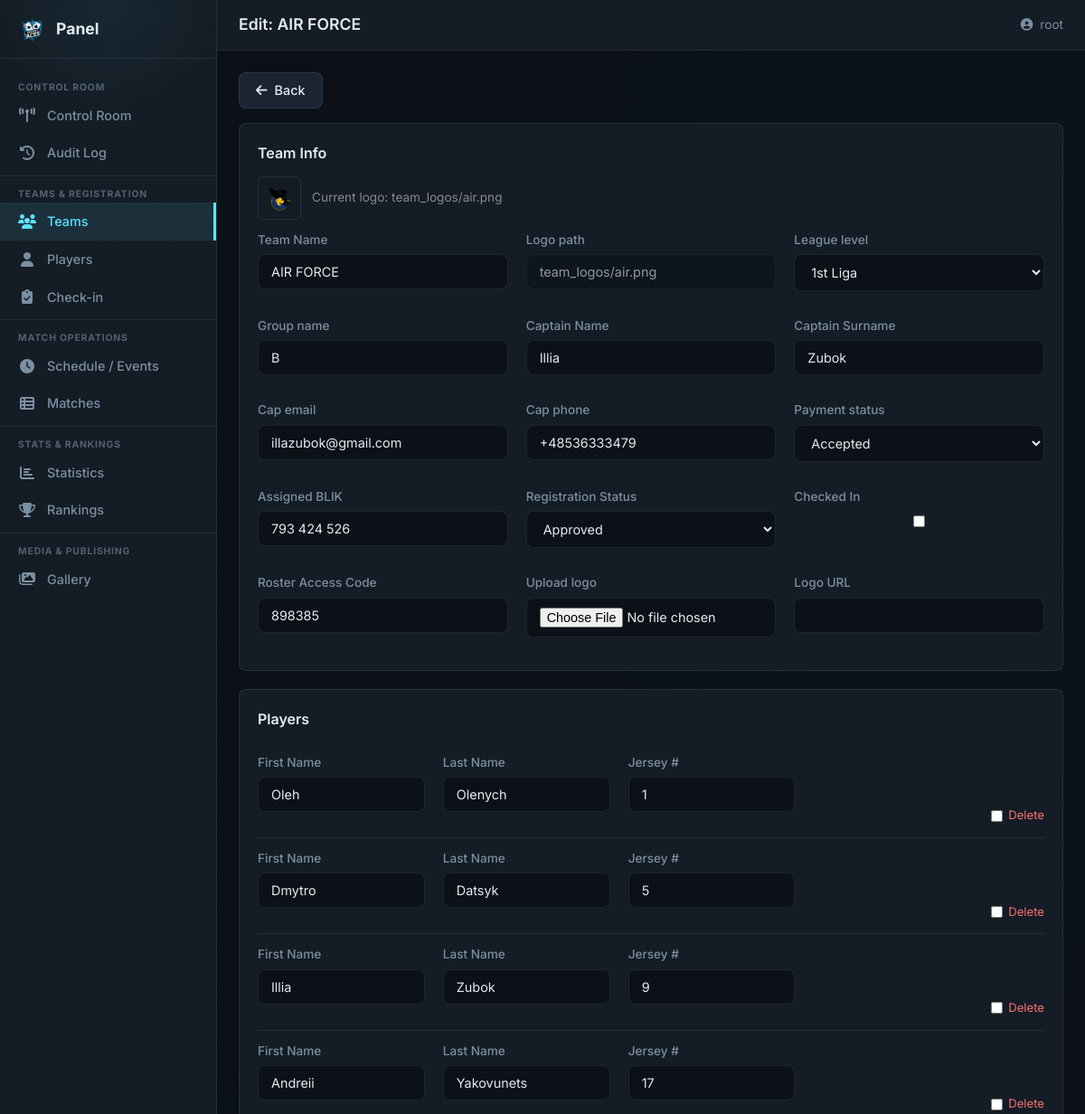
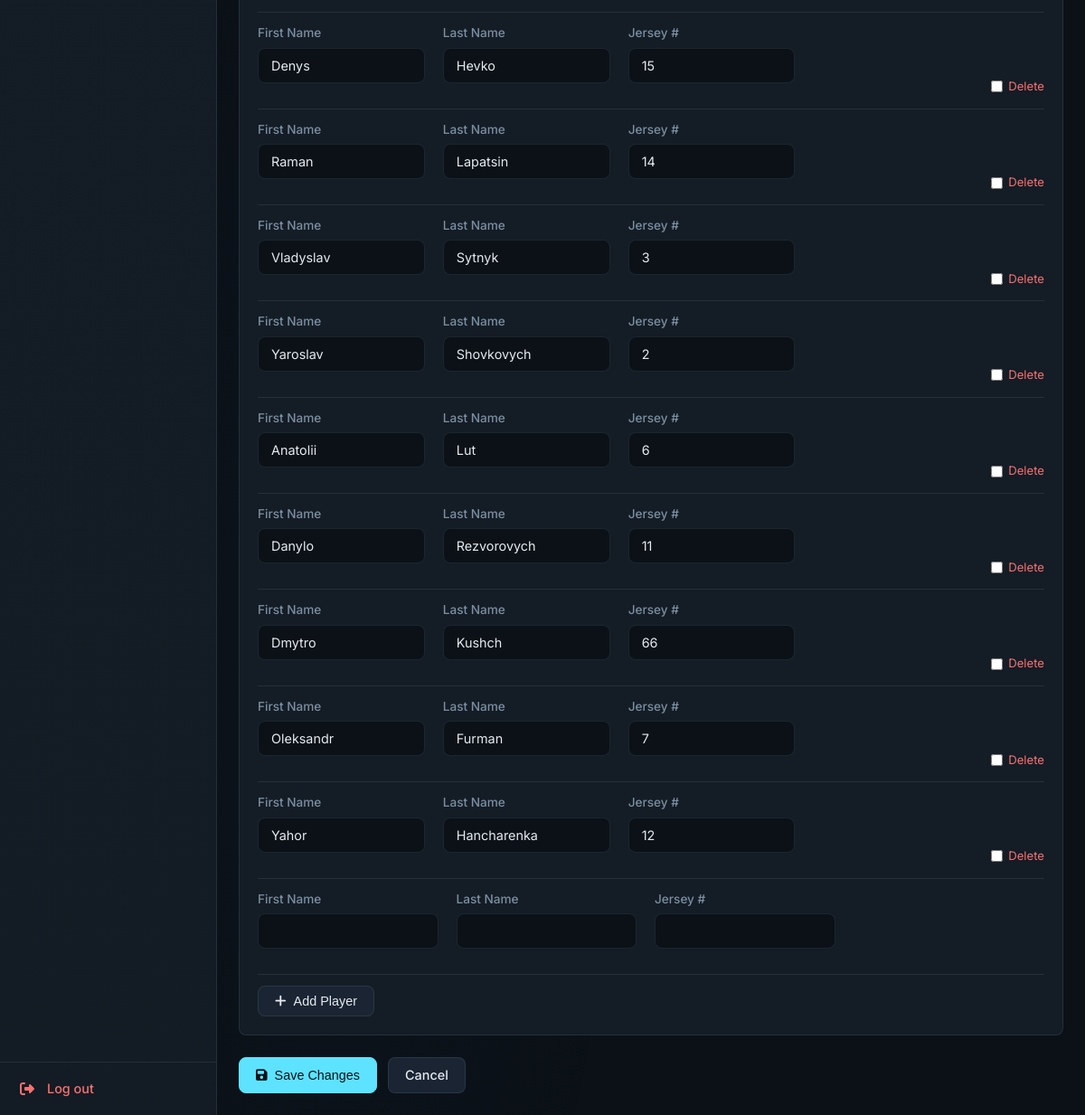
/panel/teams/24/edit/ (signed in), run on the app's committed database (2 pictures, top to bottom).
### tournament/models.py (models this page shows, shortened)
class Team(models.Model):
    name = models.CharField(
        max_length=TEAM_NAME_MAX_LENGTH, unique=True, verbose_name="Team Name"
    )
    logo_path = models.CharField(
        max_length=LOGO_PATH_MAX_LENGTH, blank=True, null=True
    )
    league_level = models.CharField(
        max_length=50, choices=LEAGUE_LEVEL_CHOICES, default=LEAGUE_LEVEL_INDEPENDENT
    )
    group_name = models.CharField(
        max_length=GROUP_NAME_MAX_LENGTH, blank=True, null=True
    )
    cap_name = models.CharField(
        max_length=PERSON_NAME_MAX_LENGTH, verbose_name="Captain Name"
    )
    cap_surname = models.CharField(
        max_length=PERSON_NAME_MAX_LENGTH, verbose_name="Captain Surname"
    )
    cap_email = models.EmailField(max_length=EMAIL_MAX_LENGTH, unique=True)
    cap_phone = models.CharField(
        max_length=PHONE_MAX_LENGTH, unique=True, blank=True, null=True
    )
    payment_status = models.IntegerField(
        choices=PAYMENT_STATUS_CHOICES, default=PAYMENT_WAITING
    )
    blik_number = models.CharField(
        max_length=20, blank=True, default="", verbose_name="Assigned BLIK"
    )
    status = models.CharField(
        max_length=20, choices=TEAM_STATUS_CHOICES, default=TEAM_STATUS_REGISTERED,
        verbose_name="Registration Status",
    )
    checked_in = models.BooleanField(default=False, verbose_name="Checked In")
    roster_code = models.CharField(
        max_length=10, blank=True, default="", verbose_name="Roster Access Code",
    )
    created_at = models.DateTimeField(auto_now_add=True)
    class Meta:
        db_table = TABLE_TEAMS
        verbose_name = "Team"
        verbose_name_plural = "Teams"

### tournament/panel/team_views.py (the view)
# urls.py: path("teams/<int:pk>/edit/", team_edit_view, name="team_edit"),
@staff_member_required(login_url="/panel/login/")
def team_edit_view(request, pk):
    team = get_object_or_404(Team, pk=pk)
    if request.method == "POST":
        form = AdminTeamForm(request.POST, request.FILES, instance=team)
        formset = PlayerInlineFormSet(request.POST, instance=team, prefix="players")
        if form.is_valid() and formset.is_valid():
            form.save()
            formset.save()
            try:
                _save_team_logo(
                    team,
                    upload_file=form.cleaned_data.get("logo_upload"),
                    logo_url=form.cleaned_data.get("logo_url"),
                )
            except Exception as exc:
                messages.warning(request, f"Logo error: {exc}")
            messages.success(request, f'Team "{team.name}" updated.')
            return redirect("panel:team_detail", pk=team.pk)
    else:
        form = AdminTeamForm(instance=team)
        formset = PlayerInlineFormSet(instance=team, prefix="players")
    ctx = {
        "page_title": f"Edit: {team.name}",
        "nav_section": "teams",
        "form": form,
        "formset": formset,
        "team": team,
        "is_edit": True,
    }
    return render(request, "panel/team_form.html", ctx)

### tournament/admin_forms.py (shortened to what this page needs)
class AdminTeamForm(forms.ModelForm):
    logo_upload = forms.FileField(
        required=False,
        label="Upload logo",
        help_text="JPG / PNG from your computer",
    )
    logo_url = forms.URLField(
        required=False,
        label="Logo URL",
        help_text="Or paste any direct image link",
    )
    class Meta:
        model = Team
        fields = [
            "name",
            "logo_path",
            "league_level",
            "group_name",
            "cap_name",
            "cap_surname",
            "cap_email",
            "cap_phone",
            "payment_status",
            "blik_number",
            "status",
            "checked_in",
            "roster_code",
        ]
        widgets = {
            "logo_path": forms.TextInput(attrs={"readonly": "readonly", "style": "opacity:.6"}),
        }

### tournament/context_processors.py (called while the page is built)
def registration_status(request):
    return {"registration_closed": REGISTRATION_CLOSED}

### tournament/templates/panel/team_form.html (shortened to what this page needs)
{% extends "panel/base.html" %}
{% block content %}
<div class="pnl-form-page">
  <a href="{% if is_edit %}{% url 'panel:team_detail' pk=team.pk %}{% else %}{% url 'panel:teams' %}{% endif %}" class="pnl-btn" style="margin-bottom:16px;">
    <i class="fas fa-arrow-left"></i> Back
  </a>
  <form method="post" enctype="multipart/form-data" class="pnl-form">
    <div class="pnl-dash-card">
      <h3 class="pnl-dash-card__title">Team Info</h3>
      {% if is_edit and team.logo_path %}
      <div style="margin-bottom:12px; display:flex; align-items:center; gap:12px;">
        <img src="/media/{{ team.logo_path }}" alt="logo" style="height:48px; width:48px; object-fit:contain; border-radius:6px; border:1px solid var(--pnl-border);">
        <span class="pnl-muted">Current logo: {{ team.logo_path }}</span>
      </div>
      {% endif %}
      <div class="pnl-form__grid">
        {% for field in form %}
        <div class="pnl-field{% if field.errors %} pnl-field--error{% endif %}">
          <label for="{{ field.id_for_label }}">{{ field.label }}</label>
          {{ field }}
        </div>
        {% endfor %}
      </div>
    </div>
    <div class="pnl-dash-card" style="margin-top:20px;">
      <h3 class="pnl-dash-card__title">Players</h3>
      <div id="player-forms">
        {% for pf in formset %}
        <div class="pnl-player-row{% if pf.errors %} pnl-player-row--error{% endif %}" data-index="{{ forloop.counter0 }}">
          <div class="pnl-form__grid pnl-form__grid--4">
            <div class="pnl-field">
              <label>First Name</label>
              {{ pf.first_name }}
            </div>
            <div class="pnl-field">
              <label>Last Name</label>
              {{ pf.last_name }}
            </div>
            <div class="pnl-field">
              <label>Jersey #</label>
              {{ pf.jersey_number }}
            </div>
          </div>
          <div class="pnl-player-row__actions">
            {% if pf.instance.pk %}
              <label class="pnl-delete-check"><input type="checkbox" name="{{ pf.DELETE.html_name }}" {% if pf.DELETE.value %}checked{% endif %}> Delete</label>
            {% endif %}
          </div>
        </div>
        {% endfor %}
      </div>
      <button type="button" id="add-player" class="pnl-btn" style="margin-top:12px;">
        <i class="fas fa-plus"></i> Add Player
      </button>
    </div>
    <div style="margin-top:24px; display:flex; gap:12px;">
      <button type="submit" class="pnl-btn pnl-btn--primary">
        <i class="fas fa-save"></i> {% if is_edit %}Save Changes{% else %}Create Team{% endif %}
      </button>
      <a href="{% if is_edit %}{% url 'panel:team_detail' pk=team.pk %}{% else %}{% url 'panel:teams' %}{% endif %}" class="pnl-btn">Cancel</a>
    </div>
  </form>
</div>
{% endblock %}

### tournament/templates/panel/base.html (shortened to what this page needs)
{% load static %}
<!DOCTYPE html>
<html lang="en">
<head>
  <link rel="stylesheet" href="{% static 'css/panel.css' %}">
  <link rel="stylesheet" href="https://cdnjs.cloudflare.com/ajax/libs/font-awesome/6.4.0/css/all.min.css">
</head>
<body class="pnl">
  <aside class="pnl-sidebar" id="pnlSidebar">
    <div class="pnl-sidebar__header">
      <img src="{% static 'assets/logo.png' %}" alt="PA" class="pnl-sidebar__logo">
      <span class="pnl-sidebar__brand">Panel</span>
    </div>
    <nav class="pnl-sidebar__nav">
      <div class="pnl-nav-zone">
        <span class="pnl-nav-zone__label">Control Room</span>
        <a href="{% url 'panel:dashboard' %}"
           class="pnl-nav-item{% if nav_section == 'dashboard' %} active{% endif %}">
          <i class="fas fa-tower-broadcast"></i><span>Control Room</span>
        </a>
        <a href="{% url 'panel:audit' %}"
           class="pnl-nav-item{% if nav_section == 'audit' %} active{% endif %}">
          <i class="fas fa-clock-rotate-left"></i><span>Audit Log</span>
        </a>
      </div>
      <div class="pnl-nav-zone">
        <span class="pnl-nav-zone__label">Teams &amp; Registration</span>
        <a href="{% url 'panel:teams' %}"
           class="pnl-nav-item{% if nav_section == 'teams' %} active{% endif %}">
          <i class="fas fa-users"></i><span>Teams</span>
        </a>
        <a href="{% url 'panel:players' %}"
           class="pnl-nav-item{% if nav_section == 'players' %} active{% endif %}">
          <i class="fas fa-user"></i><span>Players</span>
        </a>
        <a href="{% url 'panel:checkin' %}"
           class="pnl-nav-item{% if nav_section == 'checkin' %} active{% endif %}">
          <i class="fas fa-clipboard-check"></i><span>Check-in</span>
        </a>
      </div>
      <div class="pnl-nav-zone">
        <span class="pnl-nav-zone__label">Match Operations</span>
        <a href="{% url 'panel:schedule' %}?view=grid"
           class="pnl-nav-item{% if nav_section == 'schedule' %} active{% endif %}">
          <i class="fas fa-clock"></i><span>Schedule / Events</span>
        </a>
        <a href="{% url 'panel:schedule' %}?view=table"
           class="pnl-nav-item{% if nav_section == 'matches' %} active{% endif %}">
          <i class="fas fa-table-list"></i><span>Matches</span>
        </a>
      </div>
      <div class="pnl-nav-zone">
        <span class="pnl-nav-zone__label">Stats &amp; Rankings</span>
        <a href="{% url 'panel:stats' %}"
           class="pnl-nav-item{% if nav_section == 'stats' %} active{% endif %}">
          <i class="fas fa-chart-bar"></i><span>Statistics</span>
        </a>
        <a href="{% url 'panel:rankings' %}"
           class="pnl-nav-item{% if nav_section == 'rankings' %} active{% endif %}">
          <i class="fas fa-trophy"></i><span>Rankings</span>
        </a>
      </div>
      <div class="pnl-nav-zone">
        <span class="pnl-nav-zone__label">Media &amp; Publishing</span>
        <a href="{% url 'panel:gallery' %}"
           class="pnl-nav-item{% if nav_section == 'gallery' %} active{% endif %}">
          <i class="fas fa-images"></i><span>Gallery</span>
        </a>
      </div>
    </nav>
    <div class="pnl-sidebar__footer">
      <a href="{% url 'panel:logout' %}" class="pnl-nav-item pnl-nav-item--logout">
        <i class="fas fa-sign-out-alt"></i><span>Log out</span>
      </a>
    </div>
  </aside>
  <div class="pnl-main">
    <header class="pnl-topbar">
      <h1 class="pnl-topbar__title">{{ page_title }}</h1>
      <div class="pnl-topbar__user">
        <i class="fas fa-user-circle"></i>
        <span>{{ request.user.username }}</span>
      </div>
    </header>
    <main class="pnl-content">
      {% block content %}{% endblock %}
    </main>
  </div>
</body>
</html>

### data on the page
Team: logo_path (picture), logo_path "team_logos/air.png", form "AIR FORCE" "team_logos/air.png" "1st Liga" "B" "Illia" "Zubok" "illazubok@gmail.com" "+48536333479" "Accepted" "793 424 526" "Approved" "898385"

### other printed values
{{ page_title }} "Edit: AIR FORCE"
{{ request.user.username }} "root"
{{ field.label }} "Team Name" "Logo path" "League level" "Group name" "Captain Name" "Captain Surname" "Cap email" "Cap phone" "Payment status" "Assigned BLIK" "Registration Status" "Checked In" "Roster Access Code" "Upload logo" "Logo URL"
